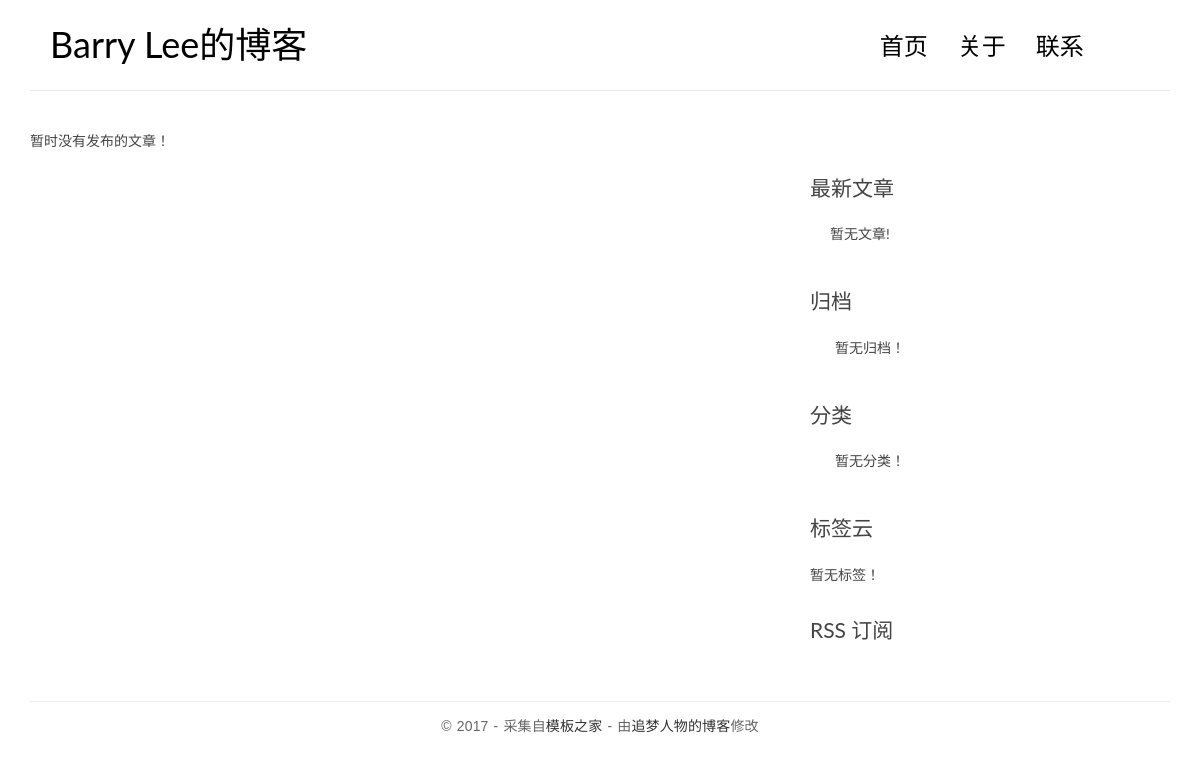
The app's page /, older data.
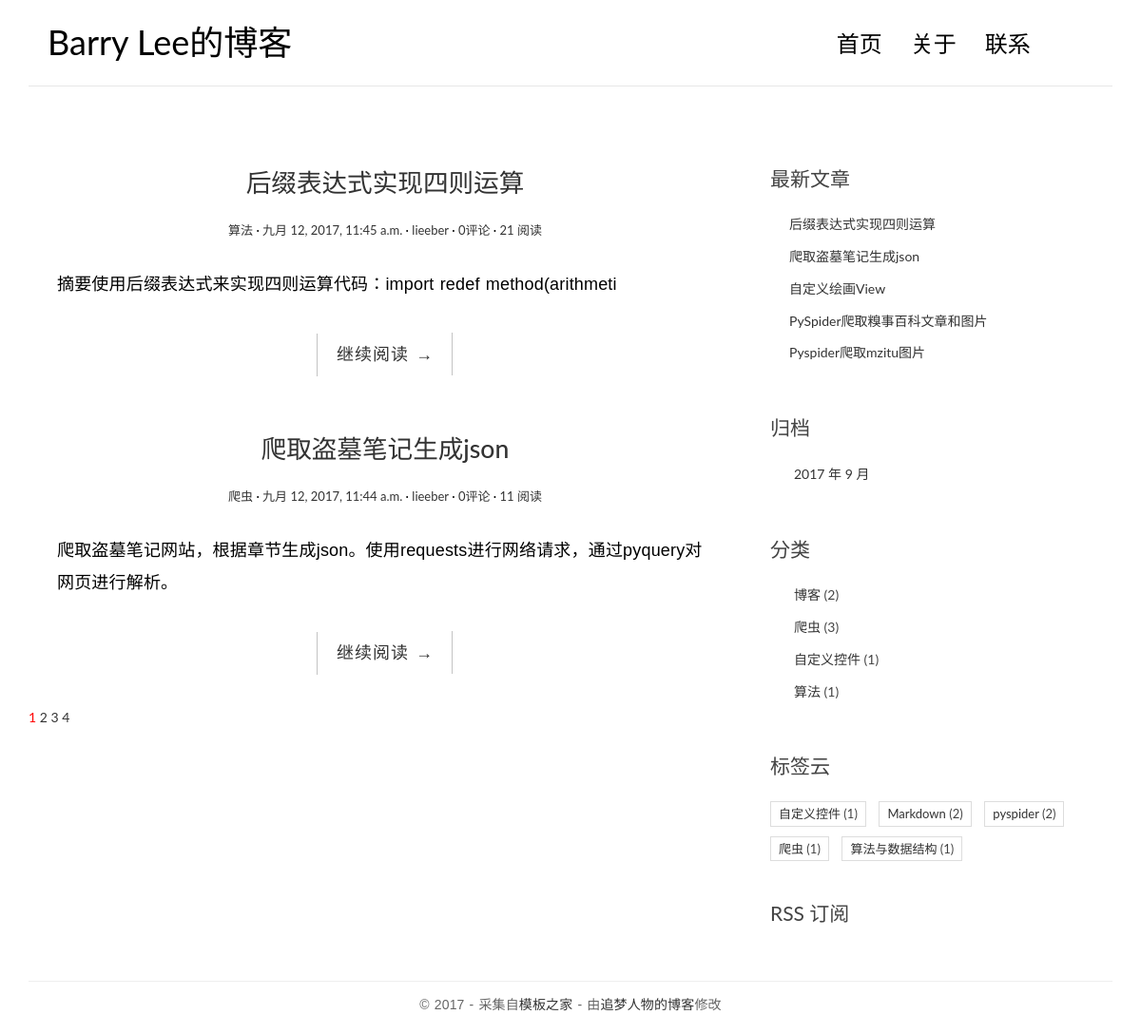
The same page, newer data.
### blog/models.py (models this page shows, shortened)
class Post(models.Model):
    title = models.CharField(max_length=150)
    body = models.TextField()
    created_time = models.DateTimeField(auto_now_add=True)
    modified_time = models.DateTimeField(auto_now=True)
    excerpt = models.CharField(max_length=200, blank=True)
    category = models.ForeignKey(Category)
    tags = models.ManyToManyField(Tag, blank=True)
    author = models.ForeignKey(User)
    views = models.PositiveIntegerField(default=0)
    def get_absolute_url(self):
        return reverse('blog:detail', kwargs={'pk': self.pk})
    class Meta:
        ordering = ['-created_time', 'title']

class Category(models.Model):
    name = models.CharField(max_length=100)

class Tag(models.Model):
    name = models.CharField(max_length=100)

### blog/views.py (the view, shortened to what this page needs)
# urls.py: url(r'^$', views.IndexView.as_view(), name='index'),
class IndexView(ListView):
    model = Post
    template_name = 'blog/index.html'
    context_object_name = 'post_list'
    paginate_by = 2
    def get_context_data(self, **kwargs):
        context = super().get_context_data(**kwargs)
        paginator = context.get('paginator')
        page = context.get('page_obj')
        is_paginated = context.get('is_paginated')
        pagination_data = self.pagination_data(paginator, page, is_paginated)
        context.update(pagination_data)
        return context
    def pagination_data(self, paginator, page, is_paginated):
        if not is_paginated:
            return {}
        left = []
        right = []
        left_has_more = False
        right_has_more = False
        first = False
        last = False
        page_number = page.number
        total_pages = paginator.num_pages
        page_range = paginator.page_range
        if page_number == 1:
            right = page_range[page_number:page_number + 2]
            if right[-1] < total_pages - 1:
                right_has_more = True
            if right[-1] < total_pages:
                last = True
        elif page_number == total_pages:
            left = page_range[(page_number - 3) if (page_number - 3) > 0 else 0:page_number - 1]
            if left[0] > 2:
                left_has_more = True
            if left[0] > 1:
                first = True
        data = {
            'left': left,
            'right': right,
            'left_has_more': left_has_more,
            'right_has_more': right_has_more,
            'first': first,
            'last': last,
        }
        return data

### blog/templatetags/blog_tags.py (called while the page is built)
@register.simple_tag
def get_recent_posts(num=5):
    return Post.objects.all().order_by('-created_time')[:num]

@register.simple_tag
def archives():
    return Post.objects.dates('created_time', 'month', order='DESC')

@register.simple_tag
def get_categories():
    return Category.objects.annotate(num_posts=Count('post')).filter(num_posts__gt=0)

@register.simple_tag
def get_tags():
    return Tag.objects.annotate(num_posts=Count('post')).filter(num_posts__gt=0)

### templates/blog/index.html (shortened to what this page needs)
{% extends 'blog/base.html' %}
{% load blog_tags %}
{% block main %}
    {% for post in post_list %}
        <article class="post post-{{ post.pk }}">
            <h1 class="entry-title">
                <a href="{{ post.get_absolute_url }}">{{ post.title }}</a>
            </h1>
            <div class="entry-meta">
               <span class="post-category"><a href="{% url 'blog:category' post.category.pk %}">{{post.category.name}}</a></span>
            <span class="post-date"><a href="#"><time class="entry-date"
                                                      datetime="{{post.created_time}}">{{post.created_time}}</time></a></span>
            <span class="post-author"><a href="{% url 'blog:about' %}">{{post.author}}</a></span>
             <span class="comments-link"><a href="#">{{ post.comment_set.count }}评论</a></span>
             <span class="views-count"><a href="#">{{ post.views }} 阅读</a></span>
            </div>
            <div class="entry-content clearfix">
                <p>{{ post.excerpt }}</p>
                <div class="read-more cl-effect-14">
                    <a href="{{ post.get_absolute_url }}" class="more-link">继续阅读 <span class="meta-nav">→</span></a>
                </div>
            </div>
        </article>
    {% empty %}
        <div class="no-post">暂时没有发布的文章！</div>
    {% endfor %}
    {% if is_paginated %}
        <div class="pagination">
            <a href="?page={{ page_obj.number }}" style="color: red">{{ page_obj.number }}</a>
            {% if right %}
                {% for i in right %}
                    <a href="?page={{ i }}">{{ i }}</a>
                {% endfor %}
            {% endif %}
            {% if last %}
                <a href="?page={{ paginator.num_pages }}">{{ paginator.num_pages }}</a>
            {% endif %}
        </div>
    {% endif %}
{% endblock main %}
{% block tags %}
    <div class="widget widget-tag-cloud">
                    <h3 class="widget-title">标签云</h3>
                    {% get_tags as tag_list %}
                    <ul>
                        {% for tag in tag_list %}
                            <li>
                                <a href="{% url 'blog:tag' tag.pk %}">{{ tag.name }}</a>
                                <span class="post-count">({{ tag.num_posts }})</span>
                            </li>
                        {% empty %}
                            暂无标签！
                        {% endfor %}
                    </ul>
                </div>
{% endblock tags %}

### templates/blog/base.html (shortened to what this page needs)
<!DOCTYPE html>
{% load staticfiles %}
{% load blog_tags %}
<html>
<head>
    <link rel="stylesheet" href="http://code.ionicframework.com/ionicons/2.0.1/css/ionicons.min.css">
    <link rel="stylesheet" href="{% static 'blog/css/bootstrap.min.css' %}">
    <link rel="stylesheet" href="{% static 'blog/css/pace.css' %}">
    <link rel="stylesheet" href="{% static 'blog/css/custom.css' %}">
    <link rel="stylesheet" href="{% static 'blog/css/highlights/github.css' %}">
</head>
</head>
<body>
<div class="container">
    <header id="site-header">
        <div class="row">
            <div class="col-md-4 col-sm-5 col-xs-8">
                <div class="logo">
                    <h1><a href="{% url 'blog:index' %}"><b>Barry Lee</b>的博客</a></h1>
                </div>
            </div>
            <div class="col-md-8 col-sm-7 col-xs-4">
                <nav class="main-nav" role="navigation">
                    <div class="collapse navbar-collapse" id="bs-example-navbar-collapse-1">
                        <ul class="nav navbar-nav navbar-right">
                            <li class="cl-effect-11"><a href="{% url 'blog:index' %}" data-hover="首页">首页</a></li>
                            <li class="cl-effect-11"><a href="{% url 'blog:about' %}" data-hover="关于">关于</a></li>
                            <li class="cl-effect-11"><a href="{% url 'blog:contact' %}" data-hover="联系">联系</a></li>
                        </ul>
                    </div>
                </nav>
            </div>
        </div>
    </header>
</div>
<div class="content-body">
    <div class="container">
        <div class="row">
            <main class="col-md-8">
                {% block main %}
                {% endblock main %}
            </main>
            <aside class="col-md-4">
                <div class="widget widget-recent-posts">
                    <h3 class="widget-title">最新文章</h3>
                    {% get_recent_posts as recent_post_list %}
                    <ul>
                        {% for post in recent_post_list %}
                            <li>
                                <a href="{{ post.get_absolute_url }}">{{ post.title }}</a>
                            </li>
                        {% empty %}
                            暂无文章!
                        {% endfor %}
                    </ul>
                </div>
                <div class="widget widget-archives">
                    <h3 class="widget-title">归档</h3>
                    {% archives as date_list %}
                    <ul>
                        {% for date in date_list %}
                            <li>
                                <a href="{% url 'blog:archives' date.year date.month %}">{{ date.year }}
                                    年 {{ date.month }}
                                    月</a>
                            </li>
                        {% empty %}
                            暂无归档！
                        {% endfor %}
                    </ul>
                </div>
                <div class="widget widget-category">
                    <h3 class="widget-title">分类</h3>
                    {% get_categories as categories_list %}
                    <ul>
                        {% for category in categories_list %}
                            <li>
                                <a href="{% url 'blog:category' category.pk %}">{{ category.name }}</a>
                                <span class="post-count">({{ category.num_posts }})</span>
                            </li>
                        {% empty %}
                            暂无分类！
                        {% endfor %}
                    </ul>
                </div>
                {% block tags %}
                {% endblock tags %}
                <div class="rss">
                    <a href="{% url 'rss' %}"> RSS 订阅</a>
                </div>
            </aside>
        </div>
    </div>
</div>
<footer id="site-footer">
    <div class="container">
        <div class="row">
            <div class="col-md-12">
                <p class="copyright">&copy 2017 - 采集自<a href="http://www.cssmoban.com/"
                                                        target="_blank" title="模板之家">模板之家</a>
                    - 由<a href="http://zmrenwu.com/" title="网页模板" target="_blank">追梦人物的博客</a>修改
                </p>
            </div>
        </div>
    </div>
</footer>
</body>
</html>

### static/blog/css/custom.css (style rules this page uses)
* { outline: none; }
h1, h2, h3, h4, h5, h6 { margin-top: 0; }
b { font-weight: 400; }
a { color: #333; }
body { color: #444; font-family: 'Lato', sans-serif; }
p { font-family: 'Ubuntu', sans-serif; font-weight: 400; word-spacing: 1px; letter-spacing: 0.01em; }
#site-header { background-color: #FFF; padding: 25px 20px; margin-bottom: 40px; border-bottom: 1px solid #e7e7e7; }
.logo h1 a { color: #000; }
.logo h1 { margin: 0; font-family: 'Lato', sans-serif; font-weight: 300; }
.main-nav { margin-top: 11px; max-width: 95%; }
.main-nav a { color: #000000 !important; padding: 0 0 5px 0 !important; margin-right: 30px; font-family: 'Lato', sans-serif; font-weight: 300; font-size: 24px; }
.cl-effect-11 a { padding: 10px 0; color: #0972b4; text-shadow: none; }
.cl-effect-11 a::before { position: absolute; top: 0; left: 0; overflow: hidden; padding: 0 0 5px 0 !important; max-width: 0; border-bottom: 1px solid #000; color: #000; content: attr(data-hover); white-space: nowrap; -webkit-transition: max-width 0.5s; -moz-transition: max-width 0.5s; transition: max-width 0.5s; }
.content-body { padding-bottom: 4em; }
.post { background: #fff; padding: 30px 30px 0; }
.entry-title { text-align: center; font-size: 1.9em; margin-bottom: 20px; line-height: 1.6; padding: 10px 20px 0; }
.entry-meta { text-align: center; color: #DDDDDD; font-size: 13px; margin-bottom: 30px; }
.entry-content { font-size: 18px; line-height: 1.9; font-weight: 300; color: #000; }
.post-category::after, .post-date::after, .post-author::after, .comments-link::after { content: ' ·'; color: #000; }
.read-more { font-family: 'Ubuntu', sans-serif; font-weight: 400; word-spacing: 1px; letter-spacing: 0.01em; text-align: center; margin-top: 20px; }
.cl-effect-14 a { padding: 0 20px; height: 45px; line-height: 45px; position: relative; display: inline-block; margin: 15px 25px; letter-spacing: 1px; font-weight: 400; text-shadow: 0 0 1px rgba(255, 255, 255, 0.3); }
.cl-effect-14 a::before, .cl-effect-14 a::after { position: absolute; width: 45px; height: 1px; background: #C3C3C3; content: ''; -webkit-transition: all 0.3s; -moz-transition: all 0.3s; transition: all 0.3s; pointer-events: none; }
.cl-effect-14 a::before { top: 0; left: 0; -webkit-transform: rotate(90deg); -moz-transform: rotate(90deg); transform: rotate(90deg); -webkit-transform-origin: 0 0; -moz-transform-origin: 0 0; transform-origin: 0 0; }
.cl-effect-14 a::after { right: 0; bottom: 0; -webkit-transform: rotate(90deg); -moz-transform: rotate(90deg); transform: rotate(90deg); -webkit-transform-origin: 100% 0; -moz-transform-origin: 100% 0; transform-origin: 100% 0; }
.widget { background: #fff; padding: 30px 0 0; }
.widget-title { font-size: 1.5em; margin-bottom: 20px; line-height: 1.6; padding: 10px 0 0; font-weight: 400; }
.widget-recent-posts ul { padding: 0; margin: 0; padding-left: 20px; }
.widget-recent-posts ul li { list-style-type: none; position: relative; line-height: 170%; margin-bottom: 10px; }
.widget-recent-posts ul li::before { content: '\f3d3'; font-family: "Ionicons"; position: absolute; left: -17px; top: 3px; font-size: 16px; color: #000; }
.widget-archives ul { padding: 0; margin: 0; padding-left: 25px; }
.widget-archives ul li { list-style-type: none; position: relative; line-height: 170%; margin-bottom: 10px; }
.widget-archives ul li::before { content: '\f3f3'; font-family: "Ionicons"; position: absolute; left: -25px; top: 1px; font-size: 16px; color: #000; }
.widget-category ul { padding: 0; margin: 0; padding-left: 25px; }
.widget-category ul li { list-style-type: none; position: relative; line-height: 170%; margin-bottom: 10px; }
.widget-category ul li::before { content: '\f3fe'; font-family: "Ionicons"; position: absolute; left: -25px; top: 1px; font-size: 18px; color: #000; }
.widget-tag-cloud ul { padding: 0; margin: 0; margin-right: -10px; }
.widget-tag-cloud ul li { list-style-type: none; font-size: 13px; display: inline-block; margin-right: 10px; margin-bottom: 10px; padding: 3px 8px; border: 1px solid #ddd; }
.rss { font-size: 21px; margin-top: 30px; }
.rss a { color: #444; }
#site-footer { padding-top: 10px; padding: 0 0 1.5em 0; }
.copyright { text-align: center; padding-top: 1em; margin: 0; border-top: 1px solid #eee; color: #666; }

Row changes from the older to the newer data that the page shows:
added Post: title "后缀表达式实现四则运算", category.name "算法", created_time "九月 12, 2017, 11:45 a.m.", author "lieeber", comment_set.count "0", views "21", excerpt "摘要使用后缀表达式来实现四则运算代码：import redef method(arithmeti"
added Post: title "爬取盗墓笔记生成json", category.name "爬虫", created_time "九月 12, 2017, 11:44 a.m.", author "lieeber", comment_set.count "0", views "11", excerpt "爬取盗墓笔记网站，根据章节生成json。使用requests进行网络请求，通过pyquery对网页进行解析。"
added Post: title "自定义绘画View", shown under "最新文章"
added Post: title "PySpider爬取糗事百科文章和图片", shown under "最新文章"
added Post: title "Pyspider爬取mzitu图片", shown under "最新文章"
added Category: name "博客", num_posts "2"
added Category: name "爬虫", num_posts "3"
added Category: name "自定义控件", num_posts "1"
added Category: name "算法", num_posts "1"
added Tag: name "自定义控件", num_posts "1"
added Tag: name "Markdown", num_posts "2"
added Tag: name "pyspider", num_posts "2"
added Tag: name "爬虫", num_posts "1"
added Tag: name "算法与数据结构", num_posts "1"
Text that changed along with them:
{{ page_obj.number }}: (not shown) → "1"
{{ paginator.num_pages }}: (not shown) → "4"
new list line: "2"
new list line: "3"
new list line: "2017 年 9 月"
text no longer shown: "暂时没有发布的文章！ 暂无文章! 暂无归档！ 暂无分类！ 暂无标签！"
